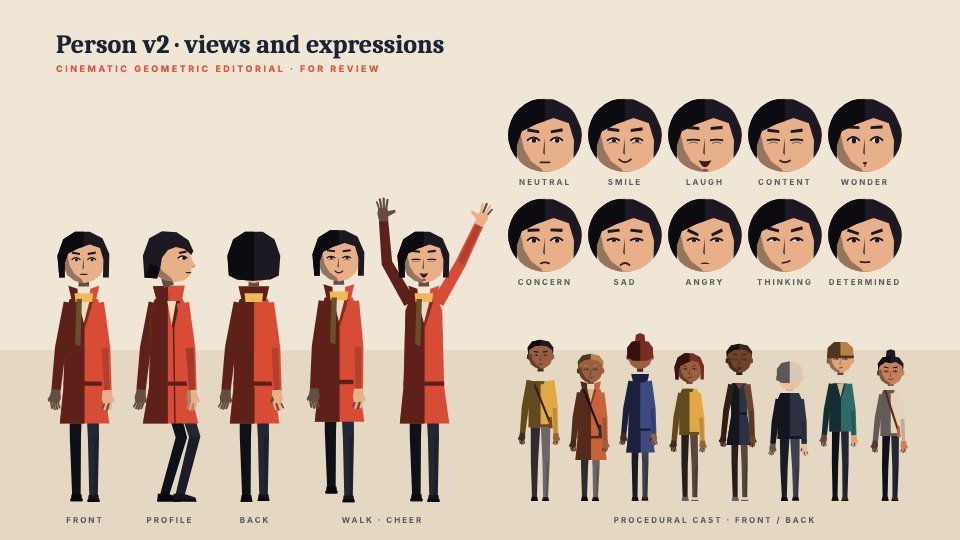
#> input picture tests/golden/darwin-arm64/Character-Turnaround-Long@20.png, 960 x 540 px
$ python align.py ../../tests/golden/darwin-arm64/Character-Sheet-Long@20.png ../../tests/golden/darwin-arm64/Character-Turnaround-Long@20.png
#> lines starting #> are read from the running program, lines starting #| are printed output that depends on the picture
"""Find where an original plate sits inside a widened AI edit (scale + offset).

Usage: python align.py <original.png> <wide.png>
Prints JSON {scale, ox, oy, score}: original pixel (u, v) maps to wide pixel (ox + u*scale, oy + v*scale).
Coarse search on downscaled greyscale images, then refinement at higher resolution.
"""
import json
import sys

import numpy as np
from PIL import Image


def grey(path, width):
#> called with width = 160
    im = Image.open(path).convert('L')
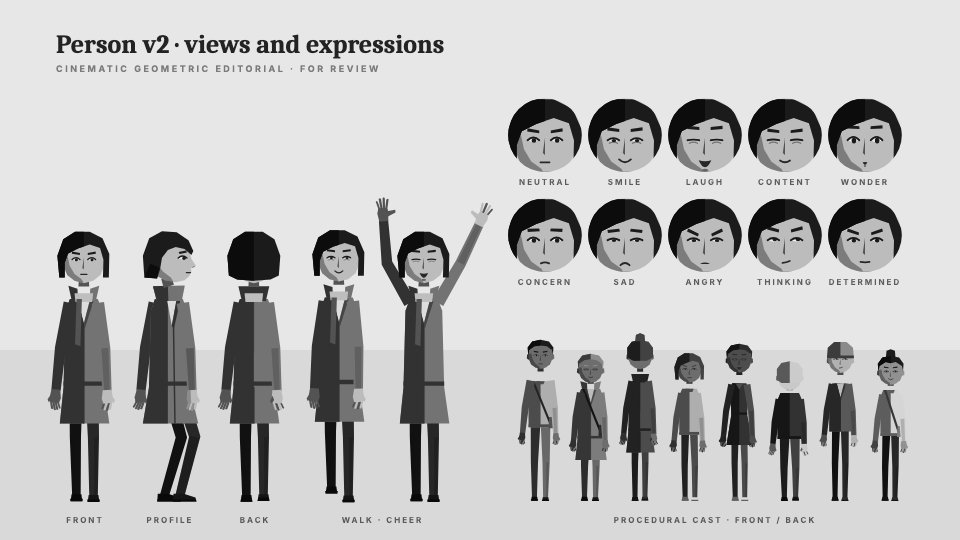
#> im: PIL image 960x540 L; min 7, max 239, mean 191.6
    h = round(im.height * width / im.width)
#> h = 90
    return np.asarray(im.resize((width, h), Image.LANCZOS), dtype=np.float32), im.size


def ncc(a, b):
    a = a - a.mean()
    b = b - b.mean()
    d = np.sqrt((a * a).sum() * (b * b).sum())
    return float((a * b).sum() / d) if d else -1.0


def search(orig_path, wide_path, wide_w, scales, centre=None, radius=None):
    wide, wide_size = grey(wide_path, wide_w)
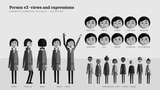
#> wide: shape (90, 160) float32; min 0, max 255, mean 191.6
#> wide_size = (960, 540)
    k = wide_w / wide_size[0]
#> k = 0.167
    best = (-2.0, 1.0, 0, 0)
    for s in scales:
        ow = max(8, round(Image.open(orig_path).width * s * k))
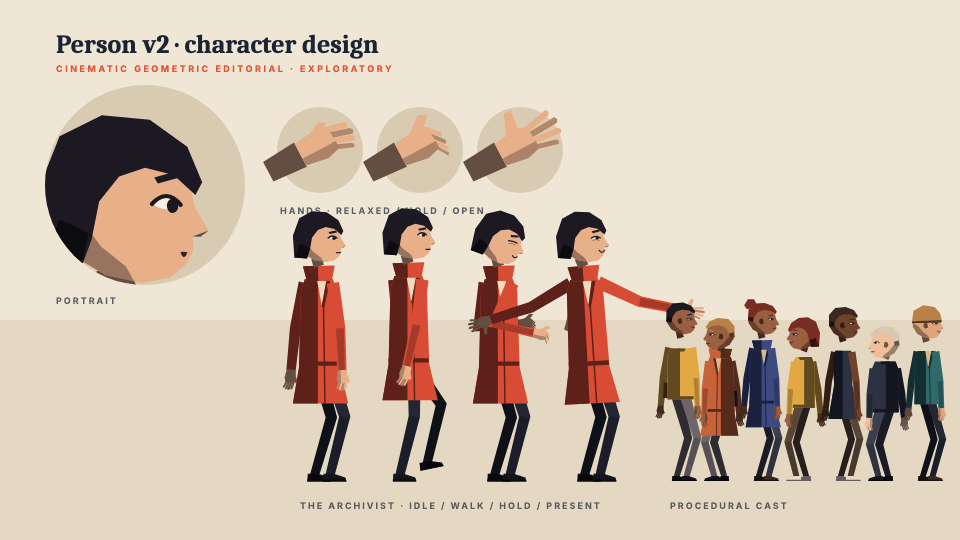
#> input picture tests/golden/darwin-arm64/Character-Sheet-Long@20.png, 960 x 540 px
#> ow = 112
        o, _ = grey(orig_path, ow)
#> call 2 of grey, with width = 112
#> in grey (call 2), `im = Image.open(path).convert('L')`:
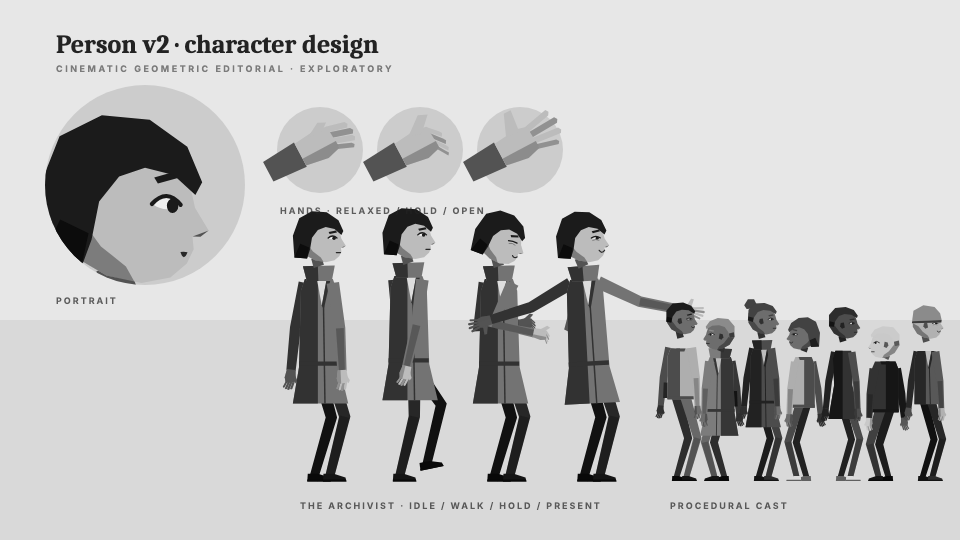
#> im: PIL image 960x540 L; min 6, max 239, mean 196.4
#> in grey (call 2), `h = round(im.height * width / im.width)`: h = 63
        oh = o.shape[0]
#> oh = 63
        if oh > wide.shape[0] or ow > wide.shape[1]:
            continue
        ys = range(0, wide.shape[0] - oh + 1)
        xs = range(0, wide.shape[1] - ow + 1)
        if centre:
            cx, cy = centre[0] * k, centre[1] * k
            ys = range(max(0, int(cy - radius)), min(wide.shape[0] - oh, int(cy + radius)) + 1)
            xs = range(max(0, int(cx - radius)), min(wide.shape[1] - ow, int(cx + radius)) + 1)
        step = 2 if not centre else 1
        for y in list(ys)[::step]:
            for x in list(xs)[::step]:
                score = ncc(o, wide[y:y + oh, x:x + ow])
                if score > best[0]:
                    best = (score, s, x / k, y / k)
#> this loop made 14 passes
#> pass 1, in ncc (call 3), `b = b - b.mean()`:
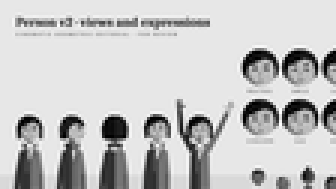
#> b: shape (63, 112) float32 (shown 3 times larger); min -196.8, max 58.18, mean 0; drawn with min black and max white
#> after the loop, best = (0.216, 0.7, 192, 144)
    return best


def main():
    orig, wide = sys.argv[1], sys.argv[2]
    coarse = search(orig, wide, 160, np.linspace(0.70, 1.10, 41))
    fine = search(orig, wide, 640, np.linspace(coarse[1] - 0.012, coarse[1] + 0.012, 13),
                  centre=(coarse[2], coarse[3]), radius=8)
#> call 2 of search, with wide_w = 640, scales = array of shape (13,), centre = (108, 144), radius = 8
#> in search (call 2), `o, _ = grey(orig_path, ow)`:
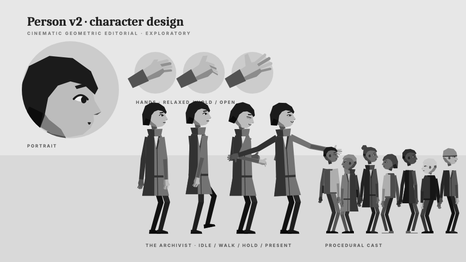
#> o: shape (262, 466) float32; min 0, max 255, mean 196.4
#> the loop in search (call 2), `for y in list(ys)[::step]:` made 11 passes
#> pass 1, in ncc (call 3874), `b = b - b.mean()`:
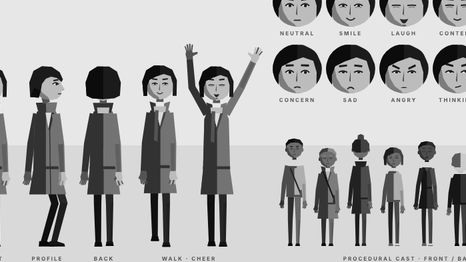
#> b: shape (262, 466) float32; min -179.8, max 75.18, mean 0; drawn with min black and max white
    score, s, ox, oy = fine
    print(json.dumps({'scale': round(s, 4), 'ox': round(ox, 1), 'oy': round(oy, 1), 'score': round(score, 4)}))
#| {"scale": 0.74, "ox": 109.5, "oy": 139.5, "score": 0.2212}


if __name__ == '__main__':
    main()
